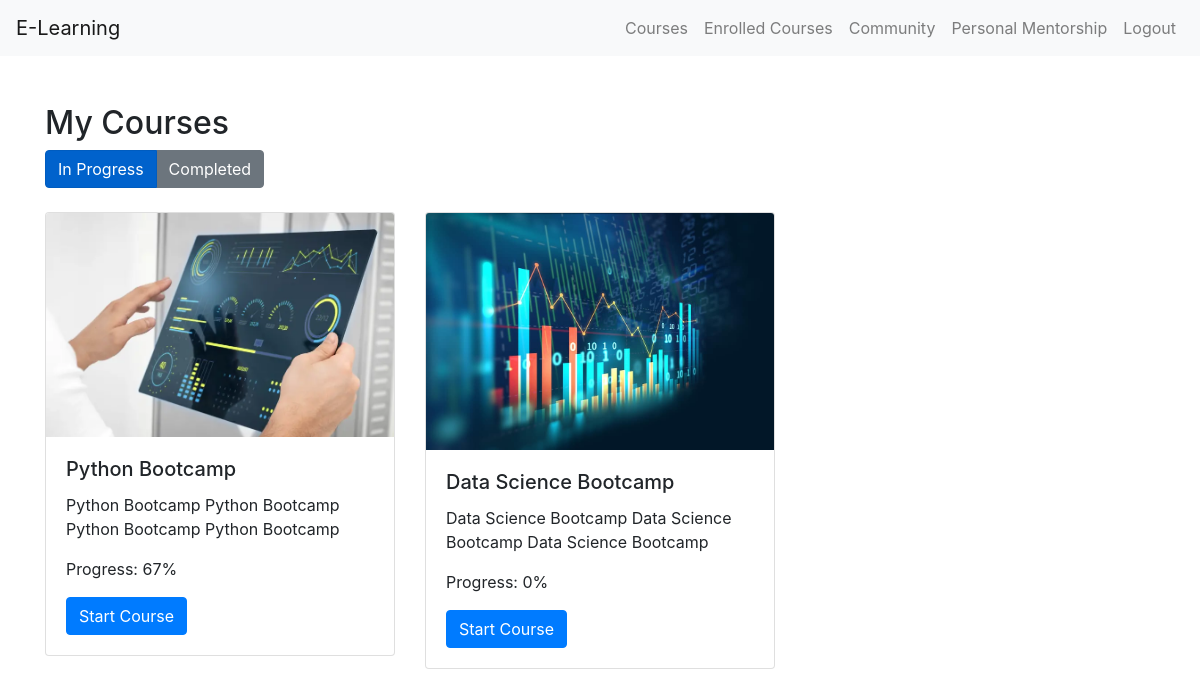
/my_courses (signed in), run on the app's committed database.
### app/models.py (models this page shows, shortened)
class Course(models.Model):
    TECH_COURSE = 'Tech Courses'
    CBSE_COURSE = 'CBSE Courses'
    CATEGORY_CHOICES = [
        (TECH_COURSE, 'Tech Courses'),
        (CBSE_COURSE, 'CBSE Courses'),
    ]
    title = models.CharField(max_length=100)
    description = models.TextField()
    price = models.DecimalField(max_digits=8, decimal_places=2)
    category = models.CharField(max_length=100, choices=CATEGORY_CHOICES, default=TECH_COURSE)
    grade = models.CharField(max_length=10, blank=True, null=True)
    image = models.ImageField(upload_to='staticfiles/course_images/', null=True, blank=True)
    demo_video = models.FileField(upload_to='staticfiles/demo_videos/', null=True, blank=True)
    course_video = models.FileField(upload_to='staticfiles/course_videos/', null=True, blank=True)

### app/views.py (the view)
# urls.py: path('my_courses', all_course_progress, name='my-courses'),
@login_required
def all_course_progress(request):
    student = Student.objects.get(user=request.user)
    enrollments = Enrollment.objects.filter(user=student)
    course_progress_data = []
    for enrollment in enrollments:
        course = enrollment.course
        total_topics = sum(week.topics.count() for week in course.weeks.all())
        watched_topics = sum(topic.watched_by_users.filter(id=student.id).exists() for week in course.weeks.all() for topic in week.topics.all())
        if watched_topics > 0:
            progress_percentage = round((watched_topics / total_topics) * 100)
        else:
            progress_percentage = 0
        course_progress_data.append({
            'course': course,
            'total_topics': total_topics,
            'watched_topics': watched_topics,
            'progress_percentage': progress_percentage,
        })
    filter_status = request.GET.get('status', 'in_progress')
    if filter_status == 'completed':
        filtered_courses = [data for data in course_progress_data if data['progress_percentage'] == 100]
    else:
        filtered_courses = [data for data in course_progress_data if data['progress_percentage'] < 100]
    context = {
        'course_progress_data': filtered_courses,
        'filter_status': filter_status,
    }
    return render(request, 'my_courses.html', context)

### app/templates/my_courses.html (shortened to what this page needs)
<!DOCTYPE html>
<html lang="en">
<head>
    <link rel="stylesheet" href="https://stackpath.bootstrapcdn.com/bootstrap/4.5.2/css/bootstrap.min.css">
</head>
<body>
<nav class="navbar navbar-expand-lg navbar-light bg-light">
    <a class="navbar-brand" href="#">E-Learning</a>
    <div class="collapse navbar-collapse" id="navbarNav">
        <ul class="navbar-nav ml-auto">
            <li class="nav-item">
                <a class="nav-link" href="{% url 'course_catalog' %}">Courses</a>
            </li>
            <li class="nav-item">
                <a class="nav-link" href="#">Enrolled Courses</a>
            </li>
            <li class="nav-item">
                <a class="nav-link" href="{% url 'community_platform' %}">Community</a>
            </li>
            <li class="nav-item">
                <a class="nav-link" href="{% url 'mentorship_page' %}">Personal Mentorship</a>
            </li>
            <li class="nav-item">
                <a class="nav-link" href="{% url 'logout' %}">Logout</a>
            </li>
        </ul>
    </div>
</nav>
<div class="container mt-5">
    <h2>My Courses</h2>
    <div class="btn-group mb-4" role="group" aria-label="Course Progress Filters">
        <a href="{% url 'my-courses' %}?status=in_progress" class="btn btn-primary {% if filter_status == 'in_progress' %}active{% endif %}">In Progress</a>
        <a href="{% url 'my-courses' %}?status=completed" class="btn btn-secondary {% if filter_status == 'completed' %}active{% endif %}">Completed</a>
    </div>
    <div class="row">
        {% for course_progress in course_progress_data %}
            <div class="col-md-4 mb-4">
                <div class="card">
                    <img src="{{ course_progress.course.image.url }}" class="card-img-top" alt="{{ course_progress.course.title }}">
                    <div class="card-body">
                        <h5 class="card-title">{{ course_progress.course.title }}</h5>
                        <p class="card-text">{{ course_progress.course.description }}</p>
                        <p>Progress: {{ course_progress.progress_percentage }}%</p>
                        <a href="{% url 'start_course' course_id=course_progress.course.id %}" class="btn btn-primary">Start Course</a>
                    </div>
                </div>
            </div>
        {% empty %}
            <p>No courses found.</p>
        {% endfor %}
    </div>
</div>
</body>
</html>

### data on the page
Course: course.image (picture), course "Python Bootcamp", course.description "Python Bootcamp Python Bootcamp Python Bootcamp Python Bootcamp", progress_percentage "67"
Course: course.image (picture), course "Data Science Bootcamp", course.description "Data Science Bootcamp Data Science Bootcamp Data Science Bootcamp", progress_percentage "0"
